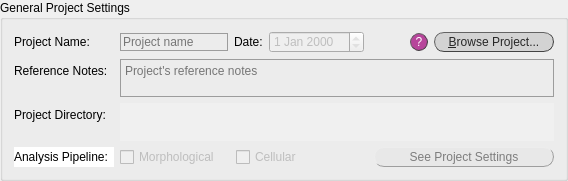
    <widget class="QGroupBox" name="gral_proj_settings">
     <property name="enabled">
      <bool>true</bool>
     </property>
     <property name="sizePolicy">
      <sizepolicy hsizetype="Preferred" vsizetype="Maximum">
       <horstretch>0</horstretch>
       <verstretch>0</verstretch>
      </sizepolicy>
     </property>
     <property name="styleSheet">
      <string notr="true">QGroupBox#gral_proj_settings{text-decoration: underline; font: 80 10pt &quot;Calibri Light&quot;;}
</string>
     </property>
     <property name="title">
      <string>General Project Settings</string>
     </property>
     <layout class="QVBoxLayout" name="verticalLayout">
      <item>
       <layout class="QFormLayout" name="formLayout">
        <item row="0" column="1">
         <layout class="QHBoxLayout" name="horizontalLayout_3">
          <item>
           <widget class="QLineEdit" name="lineEdit_proj_name">
            <property name="enabled">
             <bool>false</bool>
            </property>
            <property name="focusPolicy">
             <enum>Qt::StrongFocus</enum>
            </property>
            <property name="layoutDirection">
             <enum>Qt::RightToLeft</enum>
            </property>
            <property name="styleSheet">
             <string notr="true">QLineEdit {background-color: rgba(0,0,0,0);
border: 1px solid rgb(156, 156, 156);
font: 25 10pt &quot;Calibri Light&quot;;
font-family: &quot;Calibri Light&quot;;
}
QLineEdit:focus { border: 1px solid #eb6fbd;}
					</string>
            </property>
            <property name="maxLength">
             <number>30</number>
            </property>
            <property name="frame">
             <bool>true</bool>
            </property>
            <property name="placeholderText">
             <string>Project name</string>
            </property>
           </widget>
          </item>
          <item>
           <widget class="QLabel" name="lab_proj_name_2">
            <property name="styleSheet">
             <string notr="true">font: 25 10pt &quot;Calibri Light&quot;;</string>
            </property>
            <property name="text">
             <string>Date:</string>
            </property>
           </widget>
          </item>
          <item>
           <widget class="QDateEdit" name="dateEdit">
            <property name="enabled">
             <bool>false</bool>
            </property>
            <property name="styleSheet">
             <string notr="true">font: 25 9pt &quot;Calibri Light&quot;;</string>
            </property>
            <property name="readOnly">
             <bool>true</bool>
            </property>
           </widget>
          </item>
          <item>
           <spacer name="horizontalSpacer_2">
            <property name="orientation">
             <enum>Qt::Horizontal</enum>
            </property>
            <property name="sizeHint" stdset="0">
             <size>
              <width>40</width>
              <height>20</height>
             </size>
            </property>
           </spacer>
          </item>
          <item>
           <widget class="QPushButton" name="q_orient">
            <property name="minimumSize">
             <size>
              <width>18</width>
              <height>18</height>
             </size>
            </property>
            <property name="maximumSize">
             <size>
              <width>18</width>
              <height>18</height>
             </size>
            </property>
            <property name="styleSheet">
             <string notr="true">QPushButton{border-radius:9px;
border-width: 1px;
border-style: outset;
border-color: rgb(66, 66, 66);
background-color: rgba(162, 0, 122,180);
color: rgb(255, 255, 255);
font: 9pt &quot;Calibri Light&quot;;}

QPushButton:hover{
background-color: rgb(0, 0, 0);
border-color: #672146
}</string>
            </property>
            <property name="text">
             <string>?</string>
            </property>
           </widget>
          </item>
          <item>
           <widget class="QPushButton" name="button_browse_proj">
            <property name="minimumSize">
             <size>
              <width>120</width>
              <height>0</height>
             </size>
            </property>
            <property name="maximumSize">
             <size>
              <width>120</width>
              <height>20</height>
             </size>
            </property>
            <property name="mouseTracking">
             <bool>true</bool>
            </property>
            <property name="focusPolicy">
             <enum>Qt::ClickFocus</enum>
            </property>
            <property name="autoFillBackground">
             <bool>false</bool>
            </property>
            <property name="styleSheet">
             <string notr="true">QPushButton{border-radius:10px;
border-width: 1px;
border-style: outset;
border-color: rgb(66, 66, 66);
background-color: rgb(211, 211, 211);
color: rgb(39, 39, 39);
font: 10pt &quot;Calibri Light&quot;;}

QPushButton:hover{
background-color: rgba(167, 0, 125, 200);
border-color: #672146;
color: rgb(234, 234, 234);
}

QPushButton:disabled{
background-color: rgb(232, 232, 232);
border-color: rgb(158, 158, 158);
color: rgb(125, 125, 125);
}

QPushButton:checked{
background-color: rgb(107, 0, 80);
border-color: rgb(76, 0, 57);
color: rgb(234, 234, 234);
}</string>
            </property>
            <property name="text">
             <string>&amp;Browse Project...</string>
            </property>
            <property name="checkable">
             <bool>true</bool>
            </property>
           </widget>
          </item>
         </layout>
        </item>
        <item row="1" column="0">
         <widget class="QLabel" name="lab_ref_notes">
          <property name="minimumSize">
           <size>
            <width>100</width>
            <height>0</height>
           </size>
          </property>
          <property name="styleSheet">
           <string notr="true">font: 25 10pt &quot;Calibri Light&quot;;</string>
          </property>
          <property name="text">
           <string>Reference Notes: </string>
          </property>
         </widget>
        </item>
        <item row="1" column="1">
         <widget class="QTextEdit" name="textEdit_ref_notes">
          <property name="enabled">
           <bool>false</bool>
          </property>
          <property name="minimumSize">
           <size>
            <width>0</width>
            <height>38</height>
           </size>
          </property>
          <property name="maximumSize">
           <size>
            <width>16777215</width>
            <height>38</height>
           </size>
          </property>
          <property name="styleSheet">
           <string notr="true">QTextEdit {background-color: rgba(0,0,0,0);
border: 1px solid rgb(156, 156, 156);
font: 25 10pt &quot;Calibri Light&quot;;
font-family: &quot;Calibri Light&quot;;
}
QTextEdit:focus { border: 1px solid #eb6fbd;}
					</string>
          </property>
          <property name="documentTitle">
           <string/>
          </property>
          <property name="placeholderText">
           <string>Project's reference notes</string>
          </property>
         </widget>
        </item>
        <item row="2" column="0">
         <widget class="QLabel" name="lab_proj_dir">
          <property name="minimumSize">
           <size>
            <width>100</width>
            <height>0</height>
           </size>
          </property>
          <property name="styleSheet">
           <string notr="true">font: 25 10pt &quot;Calibri Light&quot;;</string>
          </property>
          <property name="text">
           <string>Project Directory: </string>
          </property>
         </widget>
        </item>
        <item row="2" column="1">
         <widget class="QTextEdit" name="lab_filled_proj_dir">
          <property name="enabled">
           <bool>false</bool>
          </property>
          <property name="minimumSize">
           <size>
            <width>0</width>
            <height>38</height>
           </size>
          </property>
          <property name="maximumSize">
           <size>
            <width>16777215</width>
            <height>38</height>
           </size>
          </property>
          <property name="focusPolicy">
           <enum>Qt::StrongFocus</enum>
          </property>
          <property name="styleSheet">
           <string notr="true">font: 25 9pt &quot;Calibri Light&quot;;
background-color: rgb(240, 240, 240);
color: rgb(100, 100, 100);</string>
          </property>
          <property name="frameShape">
           <enum>QFrame::NoFrame</enum>
          </property>
          <property name="frameShadow">
           <enum>QFrame::Sunken</enum>
          </property>
          <property name="verticalScrollBarPolicy">
           <enum>Qt::ScrollBarAlwaysOff</enum>
          </property>
          <property name="horizontalScrollBarPolicy">
           <enum>Qt::ScrollBarAlwaysOff</enum>
          </property>
          <property name="readOnly">
           <bool>true</bool>
          </property>
          <property name="html">
           <string>&lt;!DOCTYPE HTML PUBLIC &quot;-//W3C//DTD HTML 4.0//EN&quot; &quot;http://www.w3.org/TR/REC-html40/strict.dtd&quot;&gt;
&lt;html&gt;&lt;head&gt;&lt;meta name=&quot;qrichtext&quot; content=&quot;1&quot; /&gt;&lt;style type=&quot;text/css&quot;&gt;
p, li { white-space: pre-wrap; }
&lt;/style&gt;&lt;/head&gt;&lt;body style=&quot; font-family:'Calibri Light'; font-size:9pt; font-weight:24; font-style:normal;&quot;&gt;
&lt;p align=&quot;center&quot; style=&quot;-qt-paragraph-type:empty; margin-top:0px; margin-bottom:0px; margin-left:0px; margin-right:0px; -qt-block-indent:0; text-indent:0px;&quot;&gt;&lt;br /&gt;&lt;/p&gt;&lt;/body&gt;&lt;/html&gt;</string>
          </property>
         </widget>
        </item>
        <item row="0" column="0">
         <widget class="QLabel" name="lab_proj_name">
          <property name="minimumSize">
           <size>
            <width>100</width>
            <height>0</height>
           </size>
          </property>
          <property name="styleSheet">
           <string notr="true">font: 25 10pt &quot;Calibri Light&quot;;</string>
          </property>
          <property name="text">
           <string>Project Name: </string>
          </property>
         </widget>
        </item>
       </layout>
      </item>
      <item>
       <layout class="QHBoxLayout" name="horizontalLayout_2">
        <item>
         <widget class="QLabel" name="lab_analysis_pipeline">
          <property name="minimumSize">
           <size>
            <width>100</width>
            <height>0</height>
           </size>
          </property>
          <property name="styleSheet">
           <string notr="true">font:  10pt &quot;Calibri Light&quot;;
background-color: rgb(255, 255, 255);</string>
          </property>
          <property name="text">
           <string>Analysis Pipeline: </string>
          </property>
         </widget>
        </item>
        <item>
         <widget class="QCheckBox" name="checkBox_mH">
          <property name="enabled">
           <bool>false</bool>
          </property>
          <property name="minimumSize">
           <size>
            <width>110</width>
            <height>0</height>
           </size>
          </property>
          <property name="maximumSize">
           <size>
            <width>110</width>
            <height>16777215</height>
           </size>
          </property>
          <property name="layoutDirection">
           <enum>Qt::LeftToRight</enum>
          </property>
          <property name="styleSheet">
           <string notr="true">font: 25 10pt &quot;Calibri Light&quot;;</string>
          </property>
          <property name="text">
           <string>Morphological</string>
          </property>
          <property name="checked">
           <bool>false</bool>
          </property>
         </widget>
        </item>
        <item>
         <widget class="QCheckBox" name="checkBox_mC">
          <property name="enabled">
           <bool>false</bool>
          </property>
          <property name="minimumSize">
           <size>
            <width>70</width>
            <height>0</height>
           </size>
          </property>
          <property name="maximumSize">
           <size>
            <width>70</width>
            <height>16777215</height>
           </size>
          </property>
          <property name="layoutDirection">
           <enum>Qt::LeftToRight</enum>
          </property>
          <property name="styleSheet">
           <string notr="true">font: 25 10pt &quot;Calibri Light&quot;;</string>
          </property>
          <property name="text">
           <string>Cellular</string>
          </property>
         </widget>
        </item>
        <item>
         <spacer name="horizontalSpacer">
          <property name="orientation">
           <enum>Qt::Horizontal</enum>
          </property>
          <property name="sizeHint" stdset="0">
           <size>
            <width>40</width>
            <height>20</height>
           </size>
          </property>
         </spacer>
        </item>
        <item>
         <widget class="QPushButton" name="button_see_proj_settings">
          <property name="enabled">
           <bool>false</bool>
          </property>
          <property name="minimumSize">
           <size>
            <width>180</width>
            <height>20</height>
           </size>
          </property>
          <property name="maximumSize">
           <size>
            <width>180</width>
            <height>20</height>
           </size>
          </property>
          <property name="mouseTracking">
           <bool>true</bool>
          </property>
          <property name="focusPolicy">
           <enum>Qt::ClickFocus</enum>
          </property>
          <property name="autoFillBackground">
           <bool>false</bool>
          </property>
          <property name="styleSheet">
           <string notr="true">QPushButton{border-radius:10px;
border-width: 1px;
border-style: outset;
border-color: rgb(66, 66, 66);
background-color: rgb(211, 211, 211);
color: rgb(39, 39, 39);
font: 10pt &quot;Calibri Light&quot;;}

QPushButton:hover{
background-color: rgba(167, 0, 125, 200);
border-color: #672146;
color: rgb(234, 234, 234);
}

QPushButton:disabled{
background-color: rgb(232, 232, 232);
border-color: rgb(158, 158, 158);
color: rgb(125, 125, 125);
}

QPushButton:checked{
background-color: rgb(107, 0, 80);
border-color: rgb(76, 0, 57);
color: rgb(234, 234, 234);
}</string>
          </property>
          <property name="text">
           <string>See Project Settings</string>
          </property>
          <property name="checkable">
           <bool>true</bool>
          </property>
         </widget>
        </item>
       </layout>
      </item>
     </layout>
    </widget>
